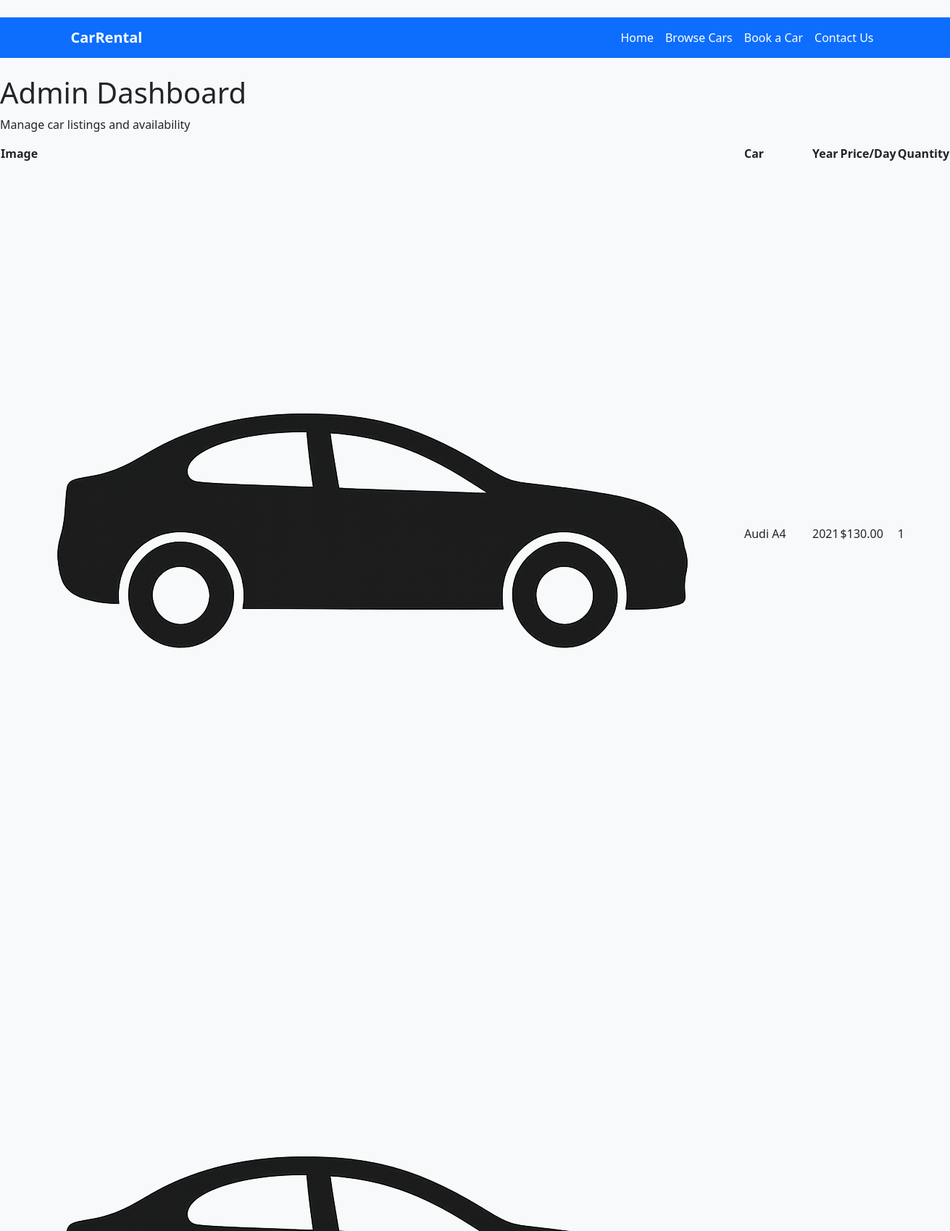
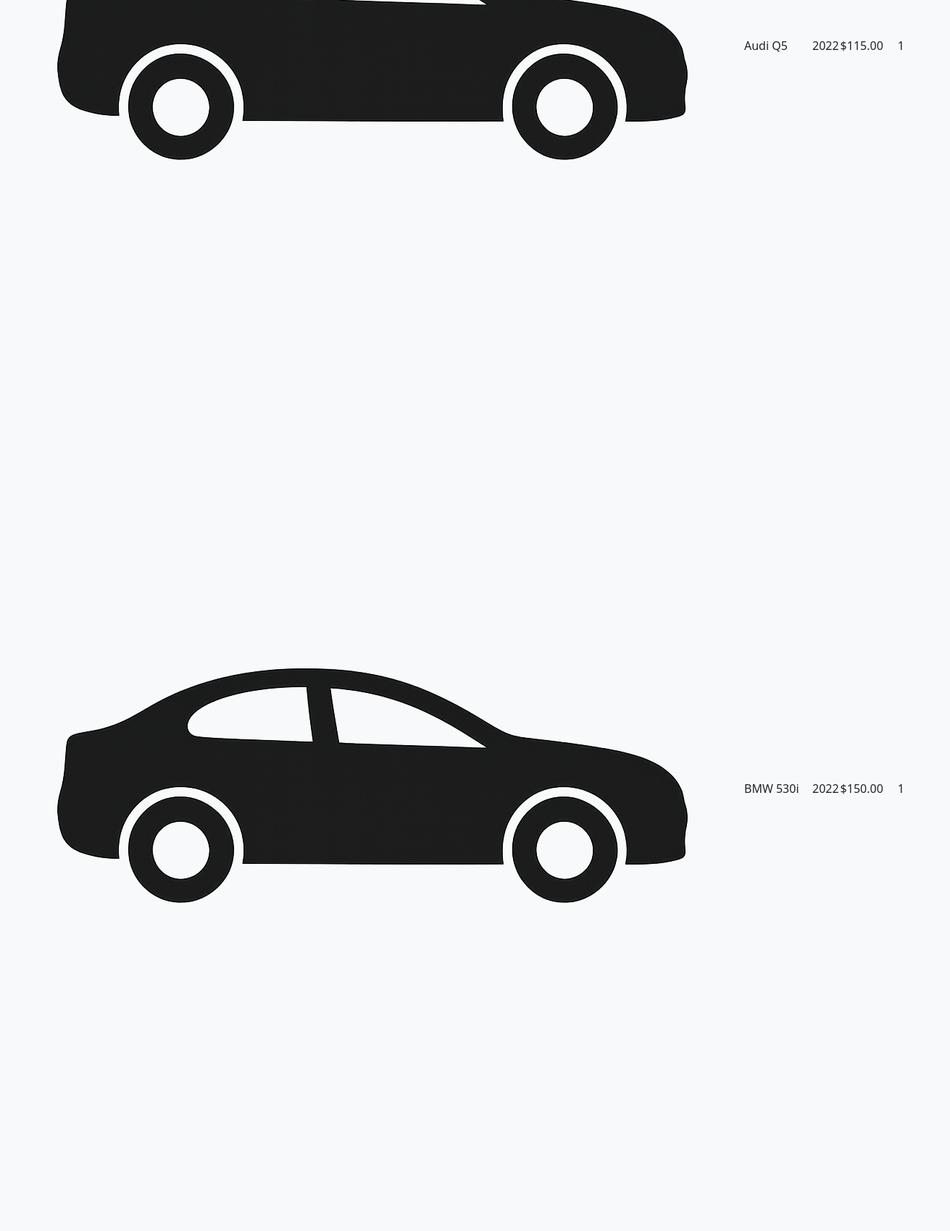
The page /admin (upper part) on the database its author committed (2 pictures, top to bottom).
### website/models.py (models this page shows, shortened)
class Car(db.Model):
    __tablename__ = 'cars'
    id = db.Column(db.Integer, primary_key=True)
    name = db.Column(db.String(80), nullable=False)
    make = db.Column(db.String(80), nullable=True)
    model = db.Column(db.String(80), nullable=True)
    year = db.Column(db.Integer, nullable=True)
    price_per_day = db.Column(db.Float, nullable=True, default=0.0)
    total_quantity = db.Column(db.Integer, nullable=False, default=1)
    image_filename = db.Column(db.String(200), nullable=True)
    bookings = db.relationship('Booking', backref='car', lazy=True)

### website/views.py (the view, shortened to what this page needs)
@views.route('/admin', methods=['GET', 'POST'])
def admin():
    cars = Car.query.order_by(Car.name).all()
    return render_template("admin.html", cars=cars)

### website/templates/admin.html
{% extends "base.html" %}
{% block content %}
<h1 class="section-title">Admin Dashboard</h1>
<p class="subtitle">Manage car listings and availability</p>
<div class="admin-table-container">
    <table class="admin-table">
        <thead>
            <tr>
                <th>Image</th>
                <th>Car</th>
                <th>Year</th>
                <th>Price/Day</th>
                <th>Quantity</th>
            </tr>
        </thead>
        <tbody>
            {% for car in cars %}
            <tr>
                <td>
                    <img src="{{ url_for('static', filename='images/' ~ (car.image_filename or 'placeholder.jpg')) }}"
                         class="admin-thumb">
                </td>
                <td>{{ car.make }} {{ car.model }}</td>
                <td>{{ car.year }}</td>
                <td>${{ '%.2f'|format(car.price_per_day) }}</td>
                <td>{{ car.total_quantity }}</td>
            </tr>
            {% endfor %}
        </tbody>
    </table>
</div>
{% endblock %}

### website/templates/base.html (style rules this page uses)
body { background-color: #f8f9fa; min-height: 100vh; display: flex; flex-direction: column; }

### rows shown on the page
Car: image_filename (placeholder picture), make "Audi", model "A4", year "2021", price_per_day "130.00", total_quantity "1"
Car: image_filename (placeholder picture), make "Audi", model "Q5", year "2022", price_per_day "115.00", total_quantity "1"
Car: image_filename (placeholder picture), make "BMW", model "530i", year "2022", price_per_day "150.00", total_quantity "1"
Car: image_filename (placeholder picture)
